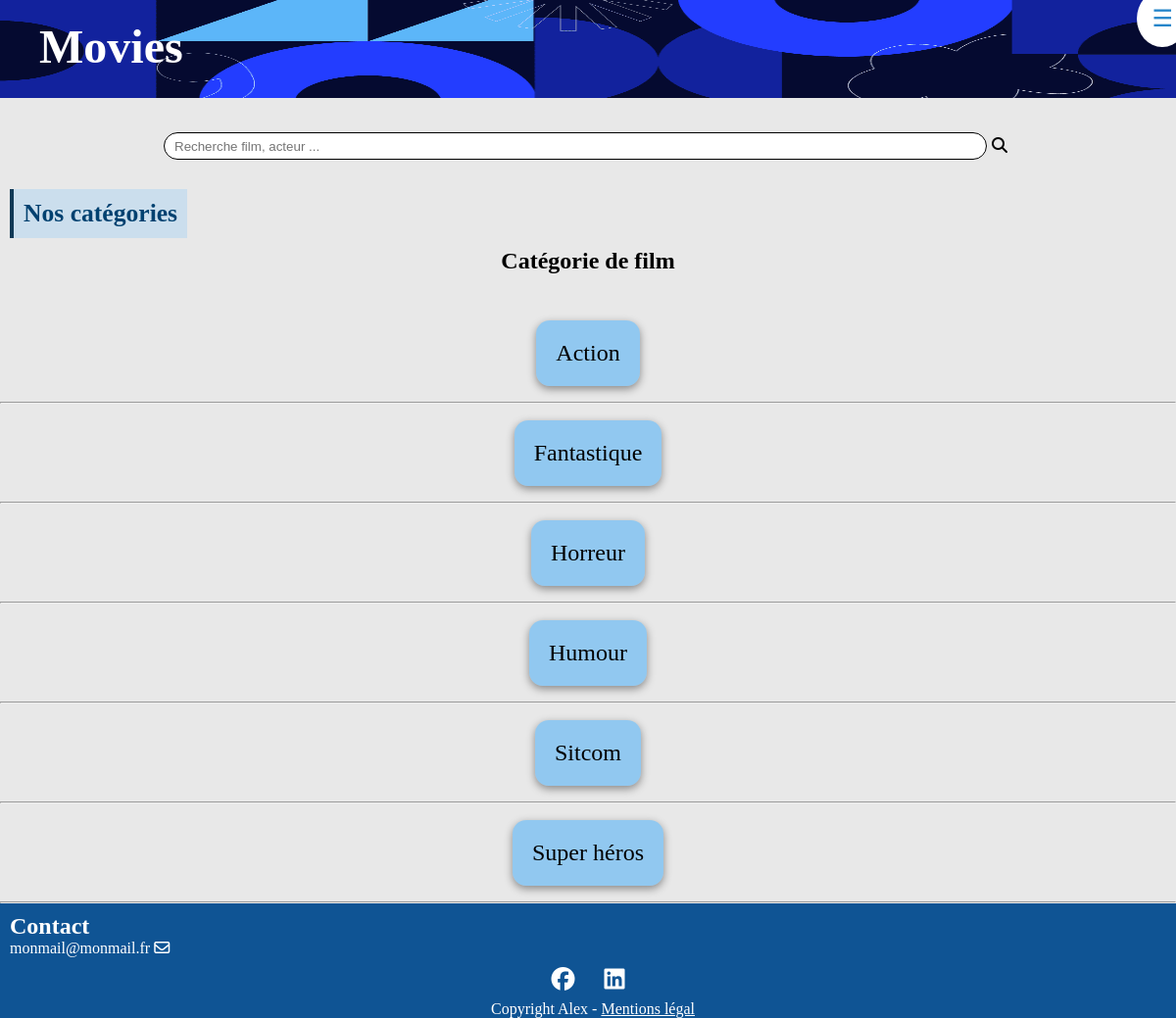
Page /index.php?action=listCategorie on the committed database.
### tables this page shows
CREATE TABLE IF NOT EXISTS `categorie` (
  `id_categorie` int NOT NULL AUTO_INCREMENT,
  `type` varchar(50) NOT NULL,
  PRIMARY KEY (`id_categorie`)
);

### controller/CategorieController.php (called while the page is built, shortened)
<?php
class CategorieController {
    public function listCategorie() {
        $pdo = Connect::seConnecter();
        $requete = $pdo->query("
        SELECT *
        FROM categorie
        ORDER BY type
        ");
        require "view/categorie/listeCategorie.php";
    }
 }

### view/categorie/listeCategorie.php (the view, shortened to what this page needs)
<h1 id="titleSection" class="SectionTitle">Nos catégories</h1>
<div class="listCategorie">
    <?php
        echo "<h2> Catégorie de film </h2>",
                "<ul>";
        foreach($requete->fetchAll() as $categorie) { ?>
            <li>
                <a href="index.php?action=detCategorie&id=<?= $categorie['id_categorie'] ?>">
                <?= $categorie['type'] ?></a>
            </li>
            <hr class="solid">
        <?php } ?>
</div>
<?php
    require_once "view/template.php";
?>

### public/css/style.css (style rules this page uses)
* { padding: 0; margin: 0; box-sizing: border-box; }
body { background-color: #9e9e9e3b; scroll-behavior: smooth; }
@media only screen and (min-width: 250px) { #titleSection { padding: 10px; margin: 10px; font-size: 1.6em; background-color: #b1d6f186; border-left: solid 4px #103956; color: #004170; width: fit-content; } }
@media only screen and (min-width: 250px) { .SectionTitle { width: fit-content; } }
@media only screen and (min-width: 250px) { a { color: black; } }
@media only screen and (min-width: 250px) { .listCategorie { text-align: center; } }
@media only screen and (min-width: 250px) { .listCategorie h2 { padding-bottom: 30px; } }
@media only screen and (min-width: 250px) { .listCategorie li { display: flex; justify-content: center; align-items: center; height: 100px; font-size: 1.5em; padding: 5px 0; } }
@media only screen and (min-width: 250px) { .listCategorie a { background-color: #0093fc60; padding: 20px; border-radius: 14px; text-decoration: none; box-shadow: rgba(0, 0, 0, 0.418) 0px 3px 8px; } }

### rows in the picture
categorie: type "Action"
categorie: type "Fantastique"
categorie: type "Horreur"
categorie: type "Humour"
categorie: type "Sitcom"
categorie: type "Super héros"
